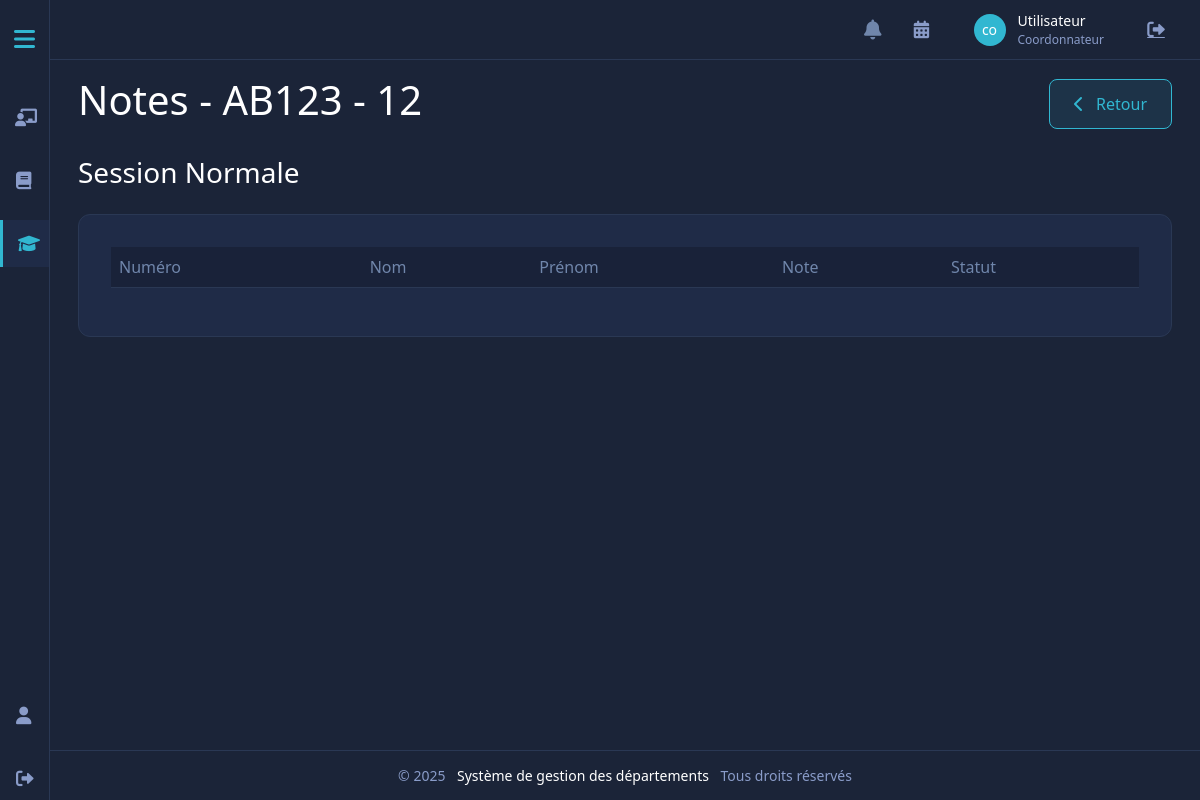
/projet_web_SF/enseignat_interfce/gestion-notes/voir_notes.php?fichier=46 (signed in), run on the app's committed database.
### tables this page shows
CREATE TABLE `fichiers_notes` (
  `id` int(11) NOT NULL,
  `id_unite_enseignement` int(11) NOT NULL,
  `id_enseignant` int(11) NOT NULL,
  `type_session` enum('normale','rattrapage') NOT NULL,
  `nom_fichier` varchar(255) NOT NULL,
  `chemin_fichier` varchar(255) NOT NULL,
  `date_upload` datetime DEFAULT current_timestamp(),
  `statut` enum('traite','non_traite') DEFAULT 'non_traite'
);

CREATE TABLE `unites_enseignement` (
  `id` int(11) NOT NULL,
  `code` varchar(20) NOT NULL,
  `intitule` varchar(100) NOT NULL,
  `description` text DEFAULT NULL,
  `specialite` varchar(50) NOT NULL,
  `id_filiere` int(11) DEFAULT NULL,
  `id_departement` int(11) NOT NULL,
  `semestre` int(11) NOT NULL,
  `volume_horaire_cm` float DEFAULT 0,
  `volume_horaire_td` float DEFAULT 0,
  `volume_horaire_tp` float DEFAULT 0,
  `credits` int(11) NOT NULL,
  `annee_universitaire` varchar(10) NOT NULL,
  `id_responsable` int(11) DEFAULT NULL,
  `statut` enum('disponible','affecte','vacant') DEFAULT 'disponible',
  `date_creation` datetime DEFAULT current_timestamp(),
  `date_modification` datetime DEFAULT current_timestamp() ON UPDATE current_timestamp()
);

### projet_web_SF/enseignat_interfce/gestion-notes/voir_notes.php (the view, shortened to what this page needs)
<?php
require_once 'includes/config.php';
$id_fichier = $_GET['fichier'];
$stmt = $conn->prepare("
    SELECT fn.*, ue.code as code_ue, ue.intitule as nom_ue
    FROM fichiers_notes fn
    JOIN unites_enseignement ue ON fn.id_unite_enseignement = ue.id
    WHERE fn.id = ?
");
$stmt->execute([$id_fichier]);
$fichier = $stmt->fetch(PDO::FETCH_ASSOC);
require_once '../header_enseignant.php';
?>
<div class="content">
    <div class="container-fluid">
        <div class="d-flex justify-content-between align-items-center mb-4">
            <h1>Notes - <?php echo htmlspecialchars($fichier['code_ue'] . ' - ' . $fichier['nom_ue']); ?></h1>
            <a href="index.php" class="btn btn-action"><i class="fas fa-chevron-left"></i> Retour</a>
        </div>
        <h3>Session <?php echo htmlspecialchars(ucfirst($fichier['type_session'])); ?></h3>
        <div class="card mt-4">
            <div class="card-body">
                <div class="table-responsive">
                    <table class="table ">
                        <thead>
                            <tr>
                                <th>Numéro</th>
                                <th>Nom</th>
                                <th>Prénom</th>
                                <th>Note</th>
                                <th>Statut</th>
                            </tr>
                        </thead>
                    </table>
                </div>
            </div>
        </div>
    </div>
</div>
<?php
require_once '../footer.php';
?>

### projet_web_SF/enseignat_interfce/header_enseignant.php (style rules this page uses)
:root { --primary-bg: #1B2438; --secondary-bg: #1F2B47; --accent-color: #31B7D1; --text-color: #FFFFFF; --text-muted: #7086AB; --border-color: #2A3854; --header-bg: var(--secondary-bg); --top-nav-height: 60px; --footer-height: 50px; --sidebar-width-collapsed: 50px; --sidebar-width-expanded: 250px; --spacing-xs: 0.25rem; --spacing-sm: 0.5rem; --spacing-md: 1rem; --spacing-lg: 1.5rem; --spacing-xl: 2rem; --content-padding: var(--spacing-md); --section-margin: var(--spacing-md); --card-padding: var(--spacing-md); --form-spacing: var(--spacing-md); }
* { margin: 0; padding: 0; box-sizing: border-box; }
body { background-color: var(--primary-bg); color: var(--text-color); font-family: system-ui, -apple-system, "Segoe UI", Roboto, sans-serif; min-height: 100vh; display: flex; flex-direction: column; }
.container-fluid { width: 100%; }
.content { padding: var(--content-padding); min-height: calc(100vh - var(--top-nav-height) - var(--footer-height)); }
.btn-action { background-color: rgba(49, 183, 209, 0.1); color: var(--accent-color); border: 1px solid var(--accent-color); padding: 0.75rem 1.5rem; border-radius: 0.5rem; font-weight: 500; transition: all 0.2s ease; text-decoration: none; display: inline-flex; align-items: center; gap: 0.75rem; cursor: pointer; }
.btn-action i { font-size: 1rem; }
.card { background-color: var(--secondary-bg); border-radius: 0.75rem; border: 1px solid var(--border-color); margin-bottom: var(--section-margin); padding: var(--card-padding); }
.card-body { padding: var(--spacing-md); }
.table { color: var(--text-color); border-color: var(--border-color); }
.table th { background-color: rgba(0, 0, 0, 0.2); color: var(--text-muted); font-weight: 500; border-color: var(--border-color); }

### data on the page
fichiers_notes: id_unite_enseignement.intitule "AB123 - 12", type_session "Normale"

### other printed values
substr($_SESSION['role'], 0, 2) "co"
$_SESSION['role'] "Coordonnateur"
